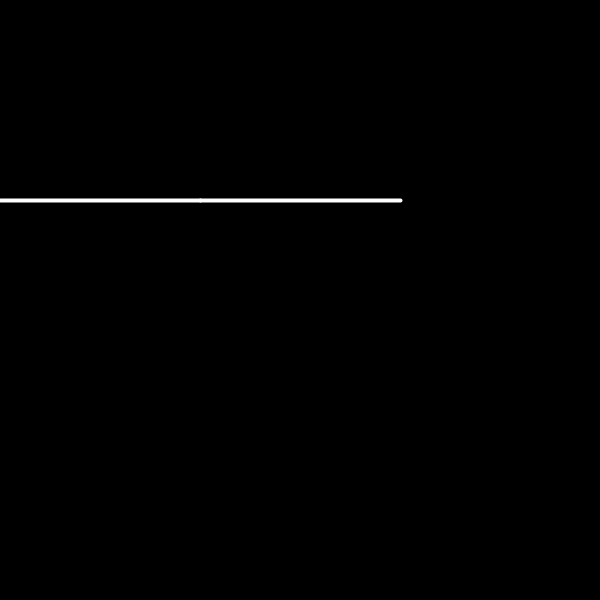
Frame 1 (no input)
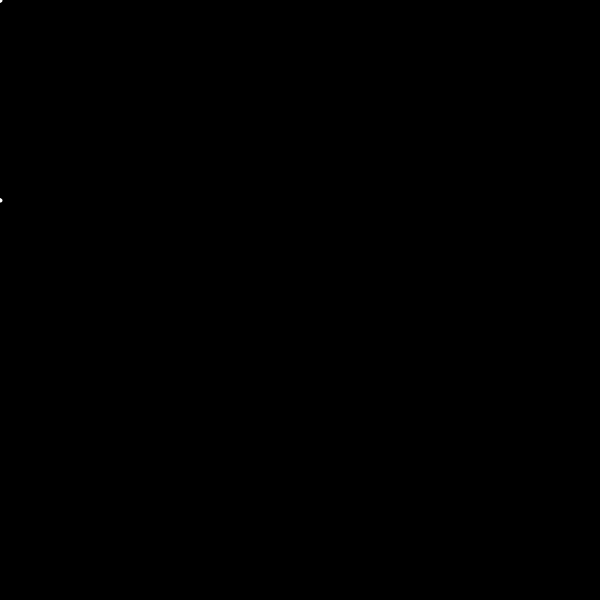
Frame 60 (the mouse pressed at the canvas centre just before this capture)
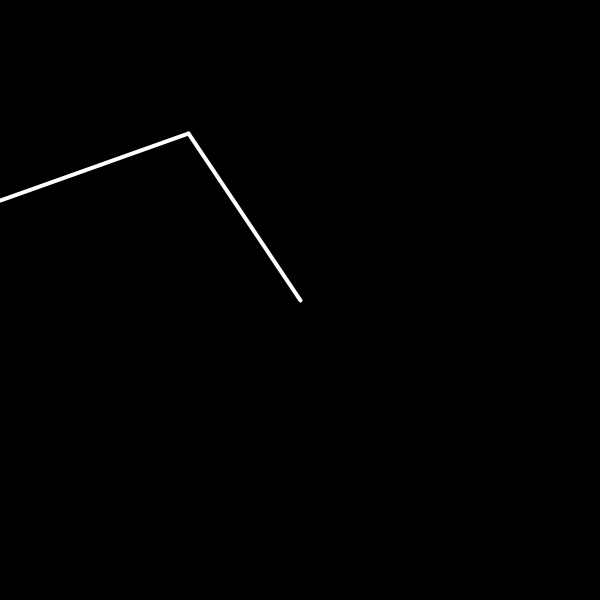
Frame 120 (the mouse held since frame 60 and released just before this capture)

The Processing sketch that drew these frames (run headless with seeded random() and noise(); from frame 60 on, the mouse is pressed at the canvas centre):

// Processing sketch: inverse_kin_2link
// ── inverse_kin_2link.pde
float xo = 0, yo = 200;
float t1 = 0, t2 = 0;
float l1 = 200, l2 = 200;

void setup() {
  size(600, 600);
}

void draw() {
  background(0);
  stroke(255);
  strokeWeight(4);
  line(xo, yo, xo+l1*cos(t1), yo+l1*sin(t1));
  line(xo+l1*cos(t1), yo+l1*sin(t1), xo+l1*cos(t1)+l2*cos(t1+t2), yo+l1*sin(t1)+l2*sin(t1+t2));
  
  float x = mouseX-xo, y = mouseY-yo;
  
  t2 = acos((x*x+y*y-l1*l1-l2*l2)/(2*l1*l2));
  t1 = atan2(y,x)-atan2(l2*sin(t2),l1+l2*cos(t2));
}
